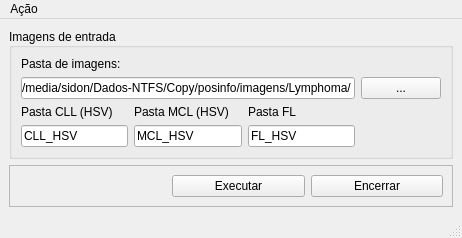
<?xml version="1.0" encoding="UTF-8"?>
<ui version="4.0">
 <class>MainWindow</class>
 <widget class="QMainWindow" name="MainWindow">
  <property name="geometry">
   <rect>
    <x>0</x>
    <y>0</y>
    <width>462</width>
    <height>222</height>
   </rect>
  </property>
  <property name="sizePolicy">
   <sizepolicy hsizetype="Expanding" vsizetype="Expanding">
    <horstretch>0</horstretch>
    <verstretch>0</verstretch>
   </sizepolicy>
  </property>
  <property name="windowTitle">
   <string>Wavelets</string>
  </property>
  <property name="autoFillBackground">
   <bool>false</bool>
  </property>
  <property name="documentMode">
   <bool>true</bool>
  </property>
  <property name="dockNestingEnabled">
   <bool>false</bool>
  </property>
  <property name="dockOptions">
   <set>QMainWindow::AllowTabbedDocks|QMainWindow::AnimatedDocks|QMainWindow::VerticalTabs</set>
  </property>
  <widget class="QWidget" name="centralwidget">
   <layout class="QGridLayout" name="gridLayout_3">
    <item row="1" column="0">
     <widget class="QFrame" name="frame">
      <property name="frameShape">
       <enum>QFrame::StyledPanel</enum>
      </property>
      <property name="frameShadow">
       <enum>QFrame::Raised</enum>
      </property>
      <layout class="QGridLayout" name="gridLayout_6">
       <item row="0" column="1">
        <widget class="QPushButton" name="btExecutar">
         <property name="text">
          <string>Executar</string>
         </property>
        </widget>
       </item>
       <item row="0" column="2">
        <widget class="QPushButton" name="btEncerrar">
         <property name="text">
          <string>Encerrar</string>
         </property>
        </widget>
       </item>
       <item row="0" column="0">
        <spacer name="verticalSpacer">
         <property name="orientation">
          <enum>Qt::Vertical</enum>
         </property>
         <property name="sizeHint" stdset="0">
          <size>
           <width>153</width>
           <height>23</height>
          </size>
         </property>
        </spacer>
       </item>
      </layout>
     </widget>
    </item>
    <item row="0" column="0">
     <widget class="QGroupBox" name="gbimg_in">
      <property name="autoFillBackground">
       <bool>false</bool>
      </property>
      <property name="title">
       <string>Imagens de entrada  </string>
      </property>
      <property name="alignment">
       <set>Qt::AlignLeading|Qt::AlignLeft|Qt::AlignVCenter</set>
      </property>
      <property name="flat">
       <bool>true</bool>
      </property>
      <layout class="QGridLayout" name="gridLayout_4">
       <item row="0" column="0">
        <widget class="QLabel" name="label">
         <property name="sizePolicy">
          <sizepolicy hsizetype="Preferred" vsizetype="Preferred">
           <horstretch>0</horstretch>
           <verstretch>0</verstretch>
          </sizepolicy>
         </property>
         <property name="text">
          <string>Pasta de imagens:</string>
         </property>
        </widget>
       </item>
       <item row="1" column="0" colspan="3">
        <widget class="QLineEdit" name="leMainPath">
         <property name="sizePolicy">
          <sizepolicy hsizetype="Expanding" vsizetype="Preferred">
           <horstretch>0</horstretch>
           <verstretch>0</verstretch>
          </sizepolicy>
         </property>
         <property name="text">
          <string>/media/sidon/Dados-NTFS/Copy/posinfo/imagens/Lymphoma/</string>
         </property>
        </widget>
       </item>
       <item row="1" column="3">
        <widget class="QPushButton" name="btImagens">
         <property name="sizePolicy">
          <sizepolicy hsizetype="Minimum" vsizetype="Preferred">
           <horstretch>0</horstretch>
           <verstretch>0</verstretch>
          </sizepolicy>
         </property>
         <property name="text">
          <string>...</string>
         </property>
        </widget>
       </item>
       <item row="2" column="0">
        <widget class="QLabel" name="label_3">
         <property name="text">
          <string>Pasta CLL (HSV)</string>
         </property>
        </widget>
       </item>
       <item row="2" column="1">
        <widget class="QLabel" name="label_4">
         <property name="text">
          <string>Pasta MCL (HSV)</string>
         </property>
        </widget>
       </item>
       <item row="2" column="2">
        <widget class="QLabel" name="label_6">
         <property name="text">
          <string>Pasta FL </string>
         </property>
        </widget>
       </item>
       <item row="3" column="0">
        <widget class="QLineEdit" name="leTarget0">
         <property name="text">
          <string>CLL_HSV</string>
         </property>
        </widget>
       </item>
       <item row="3" column="1">
        <widget class="QLineEdit" name="leT1">
         <property name="text">
          <string>MCL_HSV</string>
         </property>
        </widget>
       </item>
       <item row="3" column="2">
        <widget class="QLineEdit" name="leTarget2">
         <property name="text">
          <string>FL_HSV</string>
         </property>
        </widget>
       </item>
      </layout>
     </widget>
    </item>
   </layout>
  </widget>
  <widget class="QMenuBar" name="menuBar">
   <property name="geometry">
    <rect>
     <x>0</x>
     <y>0</y>
     <width>462</width>
     <height>18</height>
    </rect>
   </property>
   <widget class="QMenu" name="menuA_o">
    <property name="title">
     <string>Ação</string>
    </property>
    <addaction name="actionIncluir"/>
    <addaction name="actionExecutar"/>
    <addaction name="separator"/>
    <addaction name="actionEncerrara"/>
   </widget>
   <addaction name="menuA_o"/>
  </widget>
  <widget class="QStatusBar" name="statusBar"/>
  <action name="actionExecutar">
   <property name="text">
    <string>Executar</string>
   </property>
  </action>
  <action name="actionEncerrara">
   <property name="text">
    <string>Encerrar</string>
   </property>
  </action>
  <action name="actionIncluir">
   <property name="text">
    <string>Salvar</string>
   </property>
  </action>
 </widget>
 <resources/>
 <connections/>
</ui>
